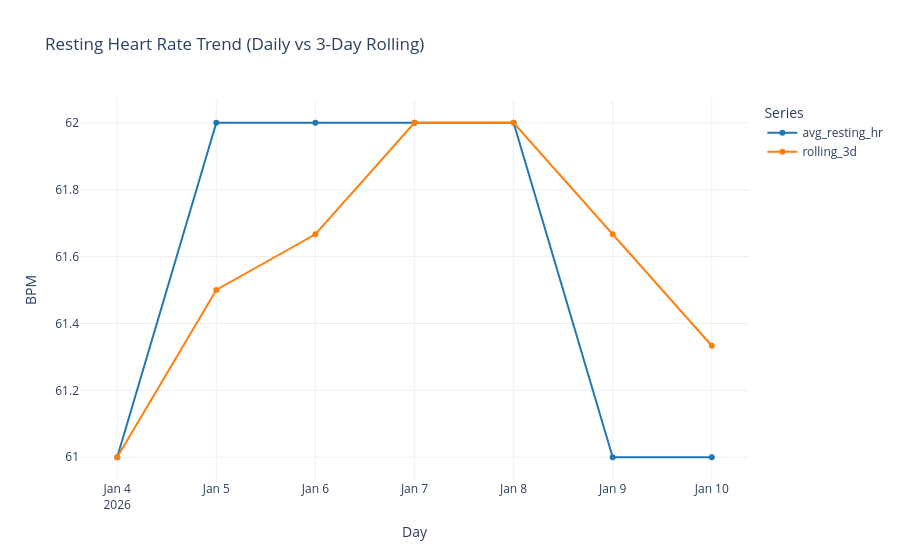
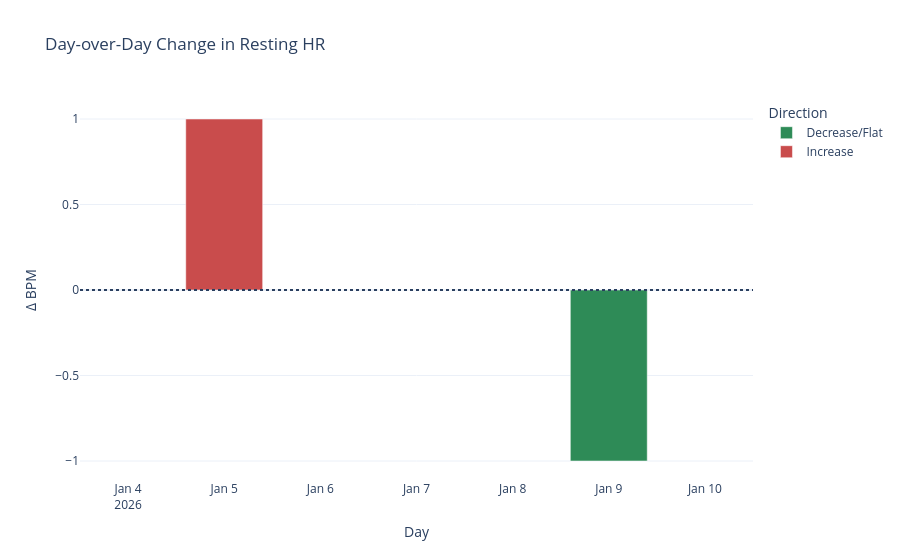
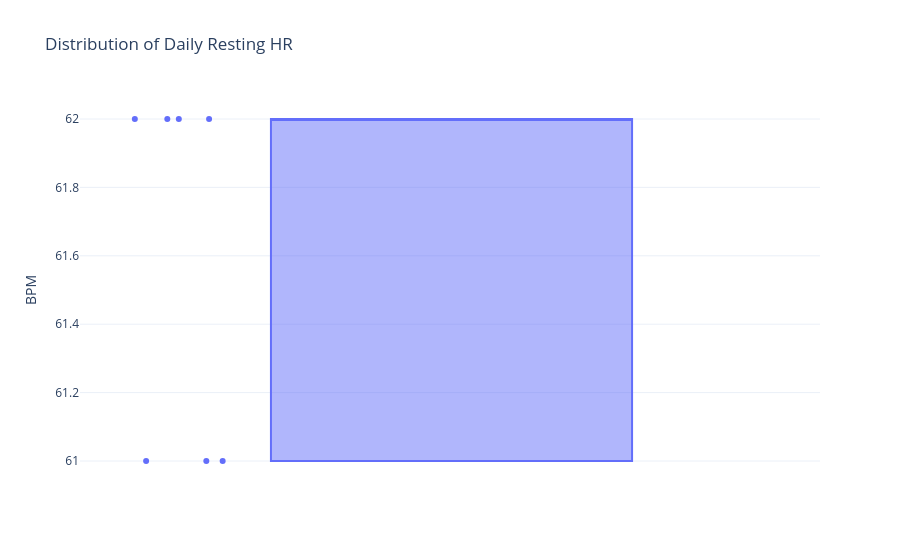

Notebook cell for these charts, in order:
### Code cell
avg_hr = df['avg_resting_hr'].mean()
print(f"Average resting HR: {avg_hr:.1f} bpm")

# 1) Daily + rolling trend
trend_df = df.melt(
    id_vars='day',
    value_vars=['avg_resting_hr', 'rolling_3d'],
    var_name='series',
    value_name='bpm'
)
fig = px.line(
    trend_df,
    x='day',
    y='bpm',
    color='series',
    markers=True,
    title='Resting Heart Rate Trend (Daily vs 3-Day Rolling)',
    color_discrete_map={'avg_resting_hr': '#1f77b4', 'rolling_3d': '#ff7f0e'}
)
fig.update_layout(template='plotly_white', xaxis_title='Day', yaxis_title='BPM', legend_title='Series', hovermode='x unified')
fig.show()

# 2) Day-over-day change
delta_df = df.copy()
delta_df['day_over_day_change'] = delta_df['avg_resting_hr'].diff()
delta_df['direction'] = delta_df['day_over_day_change'].apply(lambda v: 'Increase' if pd.notna(v) and v > 0 else 'Decrease/Flat')
fig2 = px.bar(
    delta_df,
    x='day',
    y='day_over_day_change',
    color='direction',
    color_discrete_map={'Increase': '#C94C4C', 'Decrease/Flat': '#2E8B57'},
    title='Day-over-Day Change in Resting HR'
)
fig2.add_hline(y=0, line_dash='dot')
fig2.update_layout(template='plotly_white', xaxis_title='Day', yaxis_title='Δ BPM', legend_title='Direction')
fig2.show()

# 3) Distribution
fig3 = px.box(
    df,
    y='avg_resting_hr',
    points='all',
    title='Distribution of Daily Resting HR'
)
fig3.update_layout(template='plotly_white', yaxis_title='BPM', xaxis_title='')
fig3.show()

### Figure 1 — Plotly figure (JSON) as saved in the notebook; plotly's stock layout.template omitted (floating-point values rounded to 4 significant figures)
{"data": [{"hovertemplate": "series=avg_resting_hr<br>day=%{x}<br>bpm=%{y}<extra></extra>", "legendgroup": "avg_resting_hr", "line": {"color": "#1f77b4", "dash": "solid"}, "marker": {"symbol": "circle"}, "mode": "lines+markers", "name": "avg_resting_hr", "orientation": "v", "showlegend": true, "type": "scatter", "x": ["2026-01-04T00:00:00", "2026-01-05T00:00:00", "2026-01-06T00:00:00", "2026-01-07T00:00:00", "2026-01-08T00:00:00", "2026-01-09T00:00:00", "2026-01-10T00:00:00"], "xaxis": "x", "y": [61.0, 62.0, 62.0, 62.0, 62.0, 61.0, 61.0], "yaxis": "y"}, {"hovertemplate": "series=rolling_3d<br>day=%{x}<br>bpm=%{y}<extra></extra>", "legendgroup": "rolling_3d", "line": {"color": "#ff7f0e", "dash": "solid"}, "marker": {"symbol": "circle"}, "mode": "lines+markers", "name": "rolling_3d", "orientation": "v", "showlegend": true, "type": "scatter", "x": ["2026-01-04T00:00:00", "2026-01-05T00:00:00", "2026-01-06T00:00:00", "2026-01-07T00:00:00", "2026-01-08T00:00:00", "2026-01-09T00:00:00", "2026-01-10T00:00:00"], "xaxis": "x", "y": [61.0, 61.5, 61.67, 62.0, 62.0, 61.67, 61.33], "yaxis": "y"}], "layout": {"hovermode": "x unified", "legend": {"title": {"text": "Series"}, "tracegroupgap": 0}, "title": {"text": "Resting Heart Rate Trend (Daily vs 3-Day Rolling)"}, "xaxis": {"anchor": "y", "domain": [0, 1], "title": {"text": "Day"}}, "yaxis": {"anchor": "x", "domain": [0, 1], "title": {"text": "BPM"}}}}

### Figure 2 — Plotly figure (JSON) as saved in the notebook; plotly's stock layout.template omitted (floating-point values rounded to 4 significant figures)
{"data": [{"hovertemplate": "direction=Decrease/Flat<br>day=%{x}<br>day_over_day_change=%{y}<extra></extra>", "legendgroup": "Decrease/Flat", "marker": {"color": "#2E8B57", "pattern": {"shape": ""}}, "name": "Decrease/Flat", "orientation": "v", "showlegend": true, "textposition": "auto", "type": "bar", "x": ["2026-01-04T00:00:00", "2026-01-06T00:00:00", "2026-01-07T00:00:00", "2026-01-08T00:00:00", "2026-01-09T00:00:00", "2026-01-10T00:00:00"], "xaxis": "x", "y": [NaN, 0.0, 0.0, 0.0, -1.0, 0.0], "yaxis": "y"}, {"hovertemplate": "direction=Increase<br>day=%{x}<br>day_over_day_change=%{y}<extra></extra>", "legendgroup": "Increase", "marker": {"color": "#C94C4C", "pattern": {"shape": ""}}, "name": "Increase", "orientation": "v", "showlegend": true, "textposition": "auto", "type": "bar", "x": ["2026-01-05T00:00:00"], "xaxis": "x", "y": [1.0], "yaxis": "y"}], "layout": {"barmode": "relative", "legend": {"title": {"text": "Direction"}, "tracegroupgap": 0}, "shapes": [{"line": {"dash": "dot"}, "type": "line", "x0": 0, "x1": 1, "xref": "x domain", "y0": 0, "y1": 0, "yref": "y"}], "title": {"text": "Day-over-Day Change in Resting HR"}, "xaxis": {"anchor": "y", "domain": [0, 1], "title": {"text": "Day"}}, "yaxis": {"anchor": "x", "domain": [0, 1], "title": {"text": "Δ BPM"}}}}

### Figure 3 — Plotly figure (JSON) as saved in the notebook; plotly's stock layout.template omitted (floating-point values rounded to 4 significant figures)
{"data": [{"alignmentgroup": "True", "boxpoints": "all", "hovertemplate": "avg_resting_hr=%{y}<extra></extra>", "legendgroup": "", "marker": {"color": "#636efa"}, "name": "", "notched": false, "offsetgroup": "", "orientation": "v", "showlegend": false, "type": "box", "x0": " ", "xaxis": "x", "y": [61.0, 62.0, 62.0, 62.0, 62.0, 61.0, 61.0], "y0": " ", "yaxis": "y"}], "layout": {"boxmode": "group", "legend": {"tracegroupgap": 0}, "title": {"text": "Distribution of Daily Resting HR"}, "xaxis": {"anchor": "y", "domain": [0, 1], "title": {"text": ""}}, "yaxis": {"anchor": "x", "domain": [0, 1], "title": {"text": "BPM"}}}}
